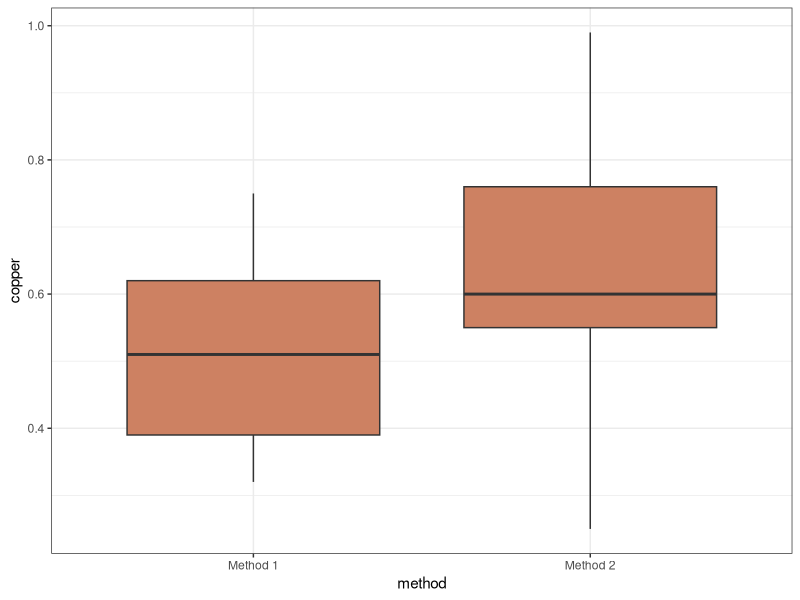

Recreate this plot in R.
## ---- chunk 1
knitr::opts_chunk$set(echo = TRUE)
## ---- chunk 2
library(tidyverse)
met1 <- c(0.32, 0.35, 0.37, 0.39, 0.42, 0.47, 0.51, 0.58, 0.60, 0.62, 0.65, 0.68, 0.75)
met2 <- c(0.25, 0.40, 0.48, 0.55, 0.56, 0.58, 0.60, 0.65, 0.70, 0.76, 0.80, 0.91, 0.99)
mets <- data.frame(copper=c(met1,met2),method=c(rep("Method 1",13),rep("Method 2",13)))
ggplot(data=mets,aes(y=copper,group=method,x=method)) + 
  geom_boxplot(fill="lightsalmon3") + 
  theme_bw()
